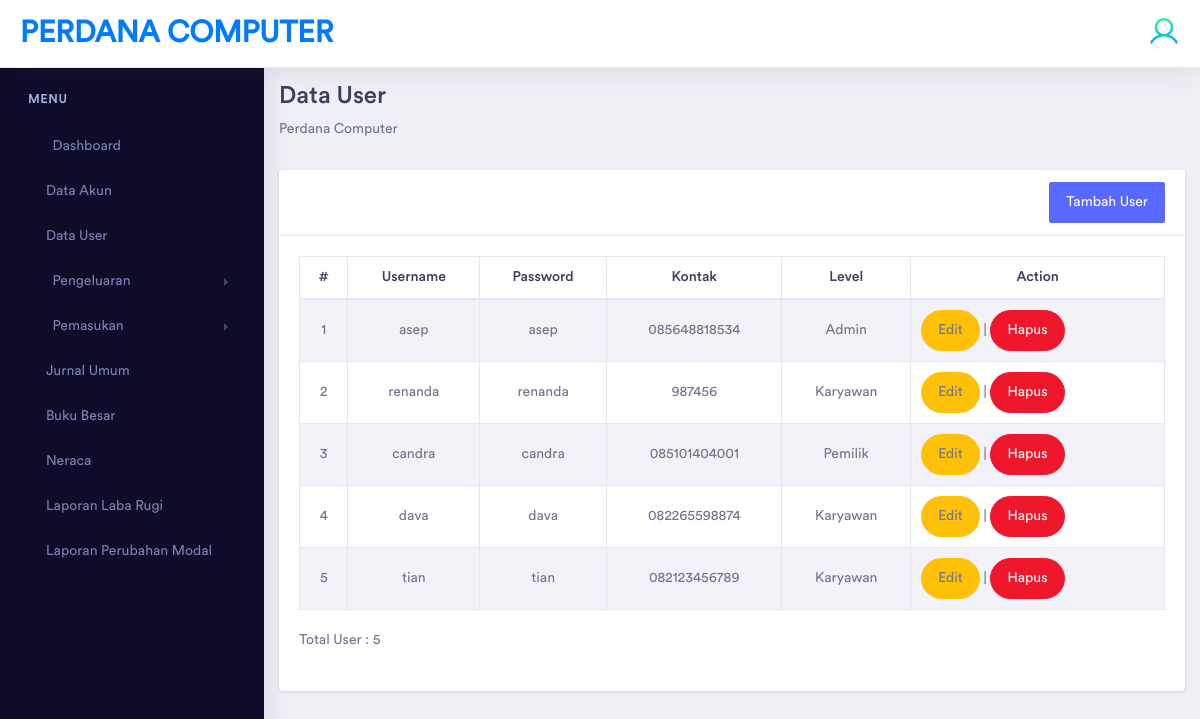
/modules/datauser.php (signed in), run on an earlier commit of the app's database.
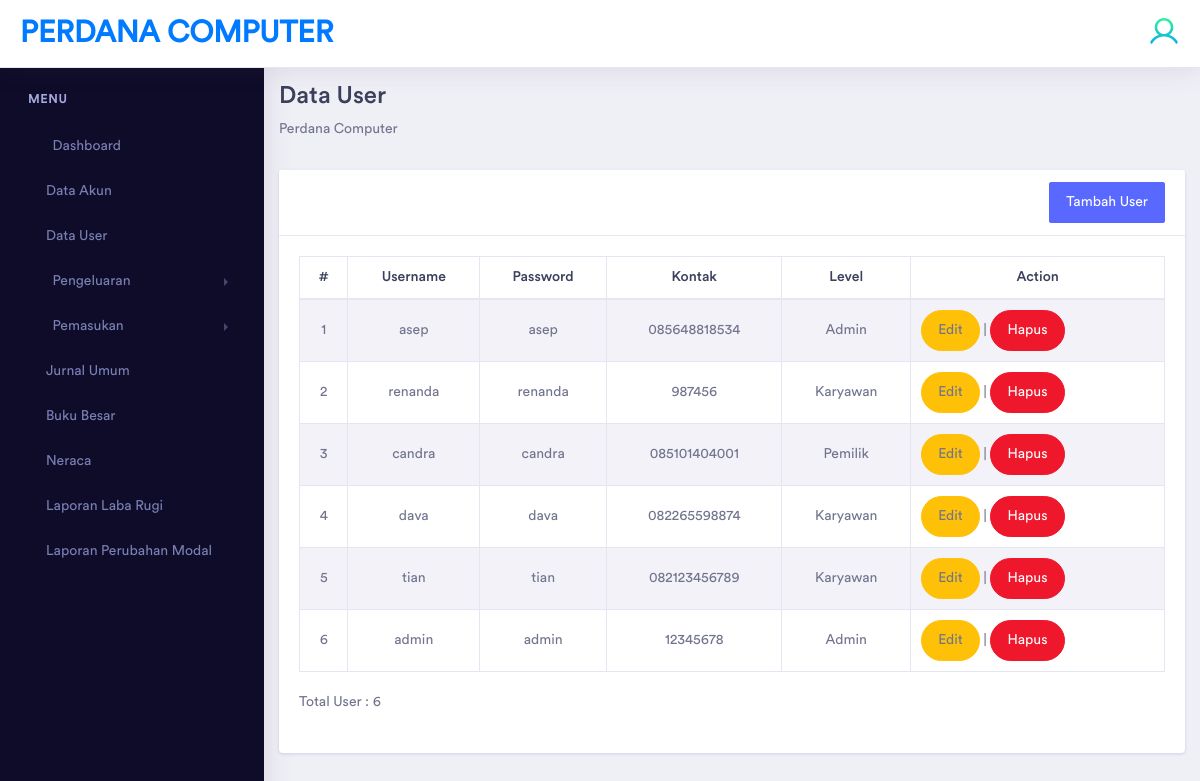
And on a later commit of the database.
### tables this page shows
CREATE TABLE `user` (
  `id_user` int(100) NOT NULL,
  `username` varchar(100) NOT NULL,
  `password` varchar(100) NOT NULL,
  `level` varchar(100) NOT NULL,
  `kontak` text NOT NULL
);

### config/koneksi.php (called while the page is built, shortened)
<?php
 $base_url="http://localhost/Webakuntansi/";
?>

### modules/datauser.php (the view, shortened to what this page needs)
<?php
include "../config/koneksi.php";
?>
<!doctype html>
<html lang="en">
<head>
    <link rel="stylesheet" href="<?php echo $base_url;?>includes/assets/vendor/bootstrap/css/bootstrap.min.css">
    <link href="<?php echo $base_url;?>includes/assets/vendor/fonts/circular-std/style.css" rel="stylesheet">
    <link rel="stylesheet" href="<?php echo $base_url;?>includes/assets/libs/css/style.css">
    <link rel="stylesheet" href="<?php echo $base_url;?>includes/assets/vendor/fonts/fontawesome/css/fontawesome-all.css">
    <link rel="stylesheet" href="<?php echo $base_url;?>includes/assets/vendor/charts/morris-bundle/morris.css">
    <link rel="stylesheet" href="<?php echo $base_url;?>includes/assets/vendor/fonts/material-design-iconic-font/css/materialdesignicons.min.css">
</head>
<body>
<?php if(@$_SESSION['username']){
  ?>
    <div class="dashboard-main-wrapper">
    <?php include "header.php";
  ?>
	    </div>
	    <div class="nav-left-sidebar sidebar-dark">
      <?php include "sidebar.php";
  ?>
	    </div>
	    <div class="dashboard-wrapper">
	        <div class="dashboard-influence">
	            <div class="container-fluid">
                    </div>
                    <div class="row">
                    <div class="col-xl-12 col-lg-12 col-md-12 col-sm-12 col-12">
                        <div class="page-header">
                            <h2 class="pageheader-title">Data User</h2>
                        <p> Perdana Computer </p>
                        </div>
                    </div>
                </div>
                      <div class="row">
                    <div class="col-xl-12 col-lg-12 col-md-12 col-sm-12 col-12">
                        <div class="card">
                            <div class="card-header">
                                <div align="right"> <a href="#" class="btn btn-primary" data-toggle="modal" data-target="#exampleModal">
                    Tambah User</a> </div>
                            </div>
                            <div class="card-body">
                                <div class="table-responsive">
                                    <table id="example4" class="table table-striped table-bordered" style="width:100%">
                                        <thead>
                                            <tr>
                                            <th style="text-align:center;">#</th>
                                                <th style="text-align:center;">Username</th>
                                                <th style="text-align:center;">Password</th>
                                                <th style="text-align:center;">Kontak</th>
                                                <th style="text-align:center;">Level</th>
                                                <th style="text-align:center;" colspan="2">Action</th>
                                            </tr>
                                        </thead>
                                        <?php
  $num =1;
  $ambil = mysqli_query($conn,"SELECT * FROM user");
  while ($data = mysqli_fetch_array($ambil)) {
    ?>
  <tr>
    <td style="text-align:center;"><?php echo $num++;?></td>
    <td style="text-align:center;"><?php echo $data['username'];?></td>
    <td style="text-align:center;"><?php echo $data['password'];?></td>
    <td style="text-align:center;"><?php echo $data['kontak'];?></td>
    <td style="text-align:center;"><?php if($data['level']=="1"){
        echo 'Admin';
    }
    if($data['level']=="2"){
        echo 'Karyawan';
    }
    if($data['level']=="3"){
        echo 'Pemilik';
    }
    ?></td>
    <td>
        <a class="btn btn-rounded btn-warning" data-toggle="modal" data-target="#exampleModal1<?=$data['id_user'] ?>">Edit</a> |
                                            </div>
        <a class="btn btn-rounded btn-danger" href="../config/hapus_user.php?id_user=<?php echo $data['id_user']?>" onclick="return confirm('Data ini akan dihapus. Apakah anda yakin?')">Hapus</a>
  <?php
  }
  ?>
                                    <p><p>Total User : <?php echo mysqli_num_rows($ambil) ?></p></p>
                                </div>
                            </div>
                        </div>
                      <?php } else { echo "<script>window.location.href='login.php'</script>";} ?>
</body>
</html>

What changed in the data, as far as the page shows it:
added user: username "admin", password "admin", kontak "12345678", level "Admin"
Also different on the page:
mysqli_num_rows($ambil): "5" → "6"
